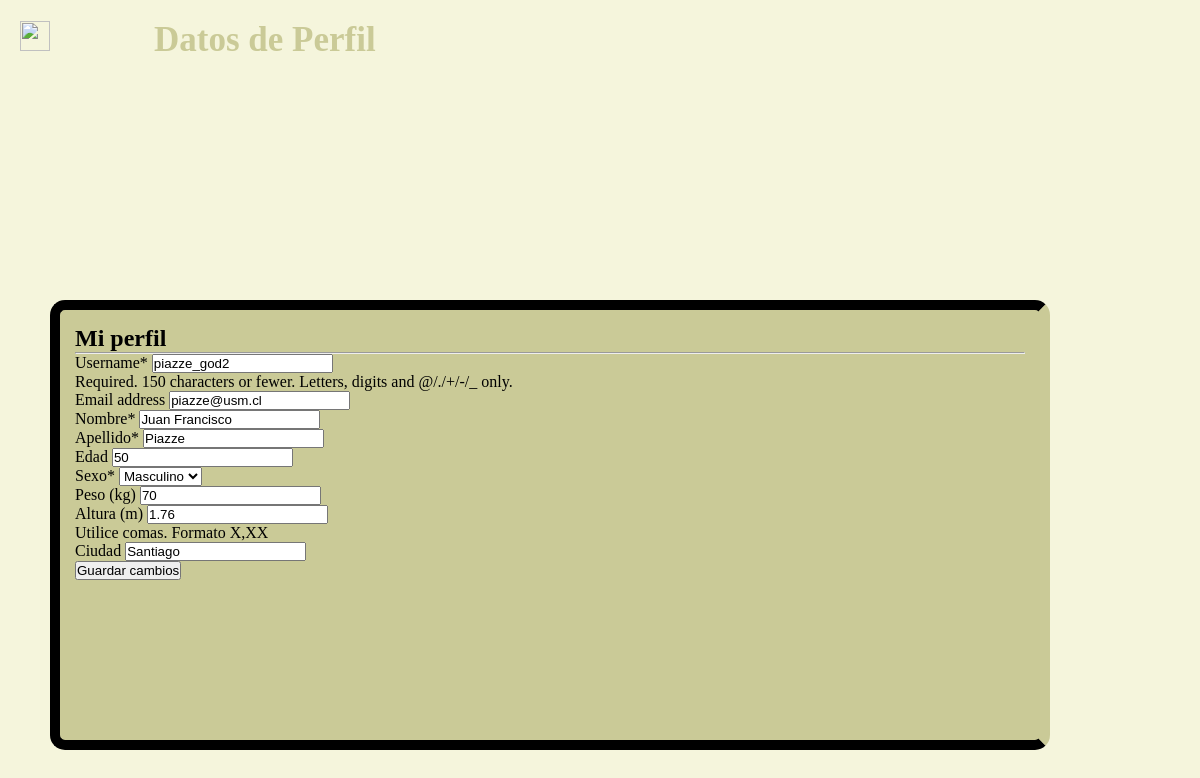
The app's page /perfil/ (signed in) with its own data.
### usuarios/models.py (models this page shows, shortened)
class UsuarioCustom(AbstractUser):
    nombre = models.CharField(max_length=20)
    apellido = models.CharField(max_length=30)
    correo = models.EmailField(blank=False, default='')
    edad = models.PositiveIntegerField(null=True, blank=True, default=None)
    SEXO_CHOICES = [
        ("M", "Masculino"), ("F", "Femenino"), ("O", "Otro")
    ]
    sexo = models.CharField(max_length=1, choices=SEXO_CHOICES, default="O")
    peso = models.PositiveIntegerField(verbose_name="Peso (kg)", null=True, blank=True, default=None)
    altura = models.FloatField(verbose_name="Altura (m)", help_text="Utilice comas. Formato X,XX", null=True, blank=True, default=None)
    ciudad = models.CharField(max_length=20, null=True, blank=True, default=None)
    USERNAME_FIELD = 'username'
    REQUIERED_FIELDS = ['username', 'first_name', 'last_name']

### usuarios/views.py (the view)
# urls.py: path('perfil/', views.perfil, name="perfil"),
@login_required
def perfil(request):
    if request.method == "POST":
        form = PerfilForm(request.POST, instance=request.user)
        if form.is_valid():
            form.save()
            return redirect('perfil')
    else:
        form = PerfilForm(instance=request.user)
    return render(request, 'perfil.html', {'form': form})

### usuarios/forms.py
class PerfilForm(forms.ModelForm):
    class Meta:
        model = UsuarioCustom
        fields = ('username', 'email', 'nombre', 'apellido', 'edad', 'sexo', 'peso', 'altura', 'ciudad')

### usuarios/templates/perfil.html (shortened to what this page needs)
{% load crispy_forms_tags %}
{% load static %}
<!DOCTYPE html>
<html lang="en" dir="ltr">
    <head>
        <link rel="stylesheet" href="{% static 'css/perfil.css' %}">
    </head>
    <body>
        <nav>
            <a href="{% url 'principal' %}">
                <img class="house" alt="" src="https://static.vecteezy.com/system/resources/previews/010/159/780/non_2x/house-symbol-and-principal-icon-sign-design-free-png.png">
            </a>
            <label class="logo">Datos de Perfil</label>
        </nav>
        <section>
            <div class="CuadroDatos">
                <h1>Mi perfil</h1>
                <hr>
                <form action="" method="post">
                    {{ form|crispy }}
                    <button type="submit" enctype="multipart/form-data">Guardar cambios</button>
                </form>
            </div>
        </section>
    </body>
</html>

### usuarios/static/css/perfil.css (style rules this page uses)
* { padding: 0; margin: 0; text-decoration: none; list-style: none; box-sizing: border-box; }
body { font-family: montserrat; background-color: #F5F5DC; }
nav { background-image: url('https://img.freepik.com/foto-gratis/fondo-o-textura-grunge-fondo-pared-verde-oscuro_1258-108737.jpg'); height: 80px; width: 100%; }
.house { width: 30px; height: 30px; margin-top: 20px; margin-left: 20px; }
label.logo { color: #caca97; font-size: 35px; line-height: 80px; padding: 0 100px; font-weight: bold; }
.CuadroDatos { border-width: 10px; border-style: solid; border-color: black; border-right-color: #caca97; width: 1000px; height: 450px; position: fixed; left: 50px; bottom: 50px; padding: 15px; text-align: left; color: black; border-radius: 15px; background-color: #caca97; }

### records on screen
UsuarioCustom: username "piazze_god2", email "piazze@usm.cl", nombre "Juan Francisco", apellido "Piazze", edad "50", sexo "Masculino", peso "70", altura "1.76", ciudad "Santiago"
